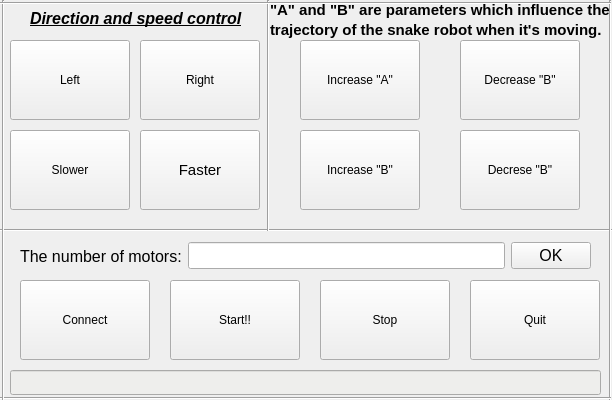
<?xml version="1.0" encoding="UTF-8"?>
<ui version="4.0">
 <class>UiSnakeMove</class>
 <widget class="QWidget" name="UiSnakeMove">
  <property name="geometry">
   <rect>
    <x>0</x>
    <y>0</y>
    <width>612</width>
    <height>400</height>
   </rect>
  </property>
  <property name="sizePolicy">
   <sizepolicy hsizetype="Fixed" vsizetype="Fixed">
    <horstretch>0</horstretch>
    <verstretch>0</verstretch>
   </sizepolicy>
  </property>
  <property name="windowTitle">
   <string>Snake</string>
  </property>
  <widget class="Line" name="line">
   <property name="geometry">
    <rect>
     <x>0</x>
     <y>220</y>
     <width>771</width>
     <height>20</height>
    </rect>
   </property>
   <property name="orientation">
    <enum>Qt::Horizontal</enum>
   </property>
  </widget>
  <widget class="QPushButton" name="Button_period_down">
   <property name="geometry">
    <rect>
     <x>140</x>
     <y>130</y>
     <width>120</width>
     <height>80</height>
    </rect>
   </property>
   <property name="font">
    <font>
     <pointsize>11</pointsize>
    </font>
   </property>
   <property name="text">
    <string>Faster</string>
   </property>
   <property name="icon">
    <iconset resource="pictures/res.qrc">
     <normaloff>:/567544.png</normaloff>:/567544.png</iconset>
   </property>
   <property name="iconSize">
    <size>
     <width>25</width>
     <height>25</height>
    </size>
   </property>
  </widget>
  <widget class="QPushButton" name="Button_b_up">
   <property name="geometry">
    <rect>
     <x>300</x>
     <y>130</y>
     <width>120</width>
     <height>80</height>
    </rect>
   </property>
   <property name="text">
    <string>Increase &quot;B&quot;</string>
   </property>
   <property name="icon">
    <iconset resource="pictures/res.qrc">
     <normaloff>:/567560.png</normaloff>:/567560.png</iconset>
   </property>
   <property name="iconSize">
    <size>
     <width>20</width>
     <height>20</height>
    </size>
   </property>
  </widget>
  <widget class="QPushButton" name="Button_period_up">
   <property name="geometry">
    <rect>
     <x>10</x>
     <y>130</y>
     <width>120</width>
     <height>80</height>
    </rect>
   </property>
   <property name="text">
    <string>Slower</string>
   </property>
   <property name="icon">
    <iconset resource="pictures/res.qrc">
     <normaloff>:/567557.png</normaloff>:/567557.png</iconset>
   </property>
   <property name="iconSize">
    <size>
     <width>25</width>
     <height>25</height>
    </size>
   </property>
  </widget>
  <widget class="QPushButton" name="Button_stop">
   <property name="geometry">
    <rect>
     <x>320</x>
     <y>280</y>
     <width>130</width>
     <height>80</height>
    </rect>
   </property>
   <property name="sizePolicy">
    <sizepolicy hsizetype="Fixed" vsizetype="Fixed">
     <horstretch>0</horstretch>
     <verstretch>0</verstretch>
    </sizepolicy>
   </property>
   <property name="text">
    <string>Stop</string>
   </property>
   <property name="icon">
    <iconset resource="pictures/res.qrc">
     <normaloff>:/567540.png</normaloff>:/567540.png</iconset>
   </property>
   <property name="iconSize">
    <size>
     <width>25</width>
     <height>25</height>
    </size>
   </property>
  </widget>
  <widget class="QPushButton" name="Button_left">
   <property name="geometry">
    <rect>
     <x>10</x>
     <y>40</y>
     <width>120</width>
     <height>80</height>
    </rect>
   </property>
   <property name="text">
    <string>Left</string>
   </property>
   <property name="icon">
    <iconset resource="pictures/res.qrc">
     <normaloff>:/567552.png</normaloff>:/567552.png</iconset>
   </property>
   <property name="iconSize">
    <size>
     <width>25</width>
     <height>25</height>
    </size>
   </property>
  </widget>
  <widget class="QPushButton" name="Button_b_down">
   <property name="geometry">
    <rect>
     <x>460</x>
     <y>130</y>
     <width>120</width>
     <height>80</height>
    </rect>
   </property>
   <property name="text">
    <string>Decrese &quot;B&quot;</string>
   </property>
   <property name="icon">
    <iconset resource="pictures/res.qrc">
     <normaloff>:/567542.png</normaloff>:/567542.png</iconset>
   </property>
   <property name="iconSize">
    <size>
     <width>20</width>
     <height>20</height>
    </size>
   </property>
  </widget>
  <widget class="QLineEdit" name="line_showmessage">
   <property name="geometry">
    <rect>
     <x>10</x>
     <y>370</y>
     <width>591</width>
     <height>25</height>
    </rect>
   </property>
   <property name="styleSheet">
    <string notr="true">background-color: rgb(238, 238, 236);</string>
   </property>
   <property name="readOnly">
    <bool>true</bool>
   </property>
  </widget>
  <widget class="QWidget" name="layoutWidget_2">
   <property name="geometry">
    <rect>
     <x>20</x>
     <y>240</y>
     <width>571</width>
     <height>32</height>
    </rect>
   </property>
   <property name="font">
    <font>
     <pointsize>12</pointsize>
    </font>
   </property>
   <layout class="QHBoxLayout" name="horizontalLayout_3">
    <item>
     <widget class="QLabel" name="label_11">
      <property name="font">
       <font>
        <pointsize>12</pointsize>
       </font>
      </property>
      <property name="text">
       <string>The number of motors:</string>
      </property>
     </widget>
    </item>
    <item>
     <widget class="QLineEdit" name="line_quanity">
      <property name="font">
       <font>
        <pointsize>12</pointsize>
       </font>
      </property>
     </widget>
    </item>
    <item>
     <widget class="QPushButton" name="Button_quanityOK">
      <property name="font">
       <font>
        <pointsize>12</pointsize>
       </font>
      </property>
      <property name="text">
       <string>OK</string>
      </property>
     </widget>
    </item>
   </layout>
  </widget>
  <widget class="QPushButton" name="Button_start">
   <property name="geometry">
    <rect>
     <x>170</x>
     <y>280</y>
     <width>130</width>
     <height>80</height>
    </rect>
   </property>
   <property name="sizePolicy">
    <sizepolicy hsizetype="Fixed" vsizetype="Fixed">
     <horstretch>0</horstretch>
     <verstretch>0</verstretch>
    </sizepolicy>
   </property>
   <property name="text">
    <string>Start!!</string>
   </property>
   <property name="icon">
    <iconset resource="pictures/res.qrc">
     <normaloff>:/567551.png</normaloff>:/567551.png</iconset>
   </property>
   <property name="iconSize">
    <size>
     <width>25</width>
     <height>25</height>
    </size>
   </property>
  </widget>
  <widget class="QPushButton" name="pushButton">
   <property name="geometry">
    <rect>
     <x>20</x>
     <y>280</y>
     <width>130</width>
     <height>80</height>
    </rect>
   </property>
   <property name="text">
    <string>Connect</string>
   </property>
   <property name="icon">
    <iconset resource="pictures/res.qrc">
     <normaloff>:/set.png</normaloff>:/set.png</iconset>
   </property>
   <property name="iconSize">
    <size>
     <width>25</width>
     <height>25</height>
    </size>
   </property>
  </widget>
  <widget class="QPushButton" name="Button_a_up">
   <property name="geometry">
    <rect>
     <x>300</x>
     <y>40</y>
     <width>120</width>
     <height>80</height>
    </rect>
   </property>
   <property name="text">
    <string>Increase &quot;A&quot;</string>
   </property>
   <property name="icon">
    <iconset resource="pictures/res.qrc">
     <normaloff>:/567560.png</normaloff>:/567560.png</iconset>
   </property>
   <property name="iconSize">
    <size>
     <width>20</width>
     <height>20</height>
    </size>
   </property>
  </widget>
  <widget class="QPushButton" name="Button_right">
   <property name="geometry">
    <rect>
     <x>140</x>
     <y>40</y>
     <width>120</width>
     <height>80</height>
    </rect>
   </property>
   <property name="text">
    <string>Right</string>
   </property>
   <property name="icon">
    <iconset resource="pictures/res.qrc">
     <normaloff>:/567549.png</normaloff>:/567549.png</iconset>
   </property>
   <property name="iconSize">
    <size>
     <width>25</width>
     <height>25</height>
    </size>
   </property>
  </widget>
  <widget class="QPushButton" name="Button_a_down">
   <property name="geometry">
    <rect>
     <x>460</x>
     <y>40</y>
     <width>120</width>
     <height>80</height>
    </rect>
   </property>
   <property name="text">
    <string>Decrease &quot;B&quot;</string>
   </property>
   <property name="icon">
    <iconset resource="pictures/res.qrc">
     <normaloff>:/567542.png</normaloff>:/567542.png</iconset>
   </property>
   <property name="iconSize">
    <size>
     <width>20</width>
     <height>20</height>
    </size>
   </property>
  </widget>
  <widget class="Line" name="line_3">
   <property name="geometry">
    <rect>
     <x>260</x>
     <y>0</y>
     <width>16</width>
     <height>231</height>
    </rect>
   </property>
   <property name="orientation">
    <enum>Qt::Vertical</enum>
   </property>
  </widget>
  <widget class="QPushButton" name="Button_quit">
   <property name="geometry">
    <rect>
     <x>470</x>
     <y>280</y>
     <width>130</width>
     <height>80</height>
    </rect>
   </property>
   <property name="sizePolicy">
    <sizepolicy hsizetype="Fixed" vsizetype="Fixed">
     <horstretch>0</horstretch>
     <verstretch>0</verstretch>
    </sizepolicy>
   </property>
   <property name="text">
    <string>Quit</string>
   </property>
   <property name="icon">
    <iconset resource="pictures/res.qrc">
     <normaloff>:/567559.png</normaloff>:/567559.png</iconset>
   </property>
   <property name="iconSize">
    <size>
     <width>25</width>
     <height>25</height>
    </size>
   </property>
  </widget>
  <widget class="Line" name="line_4">
   <property name="geometry">
    <rect>
     <x>600</x>
     <y>0</y>
     <width>20</width>
     <height>401</height>
    </rect>
   </property>
   <property name="orientation">
    <enum>Qt::Vertical</enum>
   </property>
  </widget>
  <widget class="Line" name="line_2">
   <property name="geometry">
    <rect>
     <x>0</x>
     <y>390</y>
     <width>611</width>
     <height>16</height>
    </rect>
   </property>
   <property name="orientation">
    <enum>Qt::Horizontal</enum>
   </property>
  </widget>
  <widget class="Line" name="line_5">
   <property name="geometry">
    <rect>
     <x>-5</x>
     <y>0</y>
     <width>16</width>
     <height>401</height>
    </rect>
   </property>
   <property name="orientation">
    <enum>Qt::Vertical</enum>
   </property>
  </widget>
  <widget class="Line" name="line_6">
   <property name="geometry">
    <rect>
     <x>0</x>
     <y>-5</y>
     <width>611</width>
     <height>16</height>
    </rect>
   </property>
   <property name="orientation">
    <enum>Qt::Horizontal</enum>
   </property>
  </widget>
  <widget class="QLabel" name="label">
   <property name="geometry">
    <rect>
     <x>270</x>
     <y>0</y>
     <width>341</width>
     <height>20</height>
    </rect>
   </property>
   <property name="font">
    <font>
     <pointsize>11</pointsize>
     <weight>75</weight>
     <bold>true</bold>
    </font>
   </property>
   <property name="text">
    <string>&quot;A&quot; and &quot;B&quot; are parameters which influence the </string>
   </property>
  </widget>
  <widget class="QLabel" name="label_2">
   <property name="geometry">
    <rect>
     <x>270</x>
     <y>20</y>
     <width>341</width>
     <height>20</height>
    </rect>
   </property>
   <property name="font">
    <font>
     <pointsize>11</pointsize>
     <weight>75</weight>
     <bold>true</bold>
    </font>
   </property>
   <property name="text">
    <string>trajectory of the snake robot when it's moving.</string>
   </property>
  </widget>
  <widget class="QLabel" name="label_3">
   <property name="geometry">
    <rect>
     <x>30</x>
     <y>10</y>
     <width>231</width>
     <height>17</height>
    </rect>
   </property>
   <property name="font">
    <font>
     <pointsize>12</pointsize>
     <weight>75</weight>
     <italic>true</italic>
     <bold>true</bold>
     <underline>true</underline>
    </font>
   </property>
   <property name="text">
    <string>Direction and speed control</string>
   </property>
  </widget>
 </widget>
 <resources>
  <include location="pictures/res.qrc"/>
 </resources>
 <connections>
  <connection>
   <sender>Button_quit</sender>
   <signal>clicked()</signal>
   <receiver>UiSnakeMove</receiver>
   <slot>close()</slot>
   <hints>
    <hint type="sourcelabel">
     <x>255</x>
     <y>338</y>
    </hint>
    <hint type="destinationlabel">
     <x>309</x>
     <y>188</y>
    </hint>
   </hints>
  </connection>
 </connections>
</ui>
